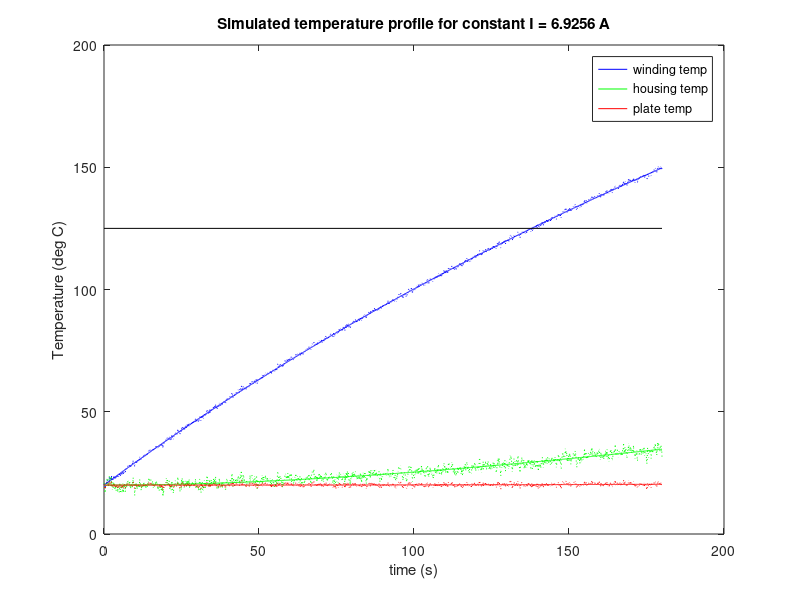
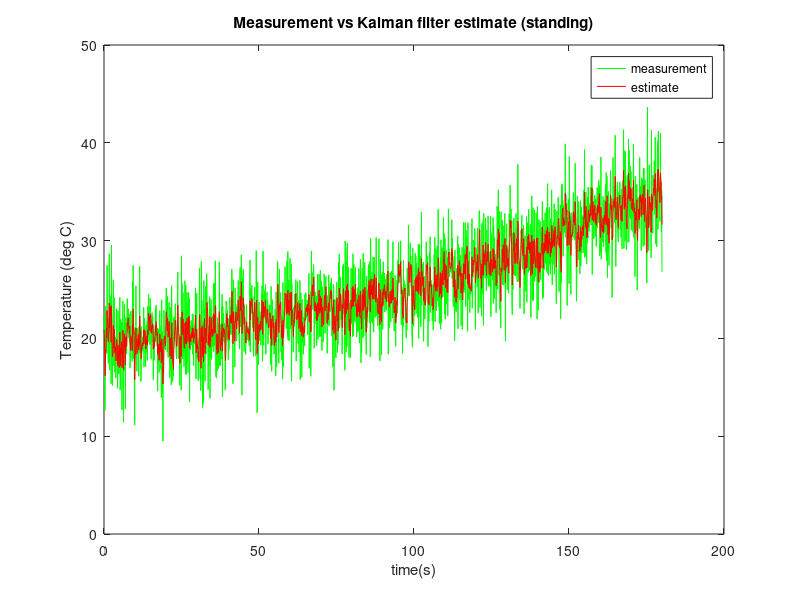
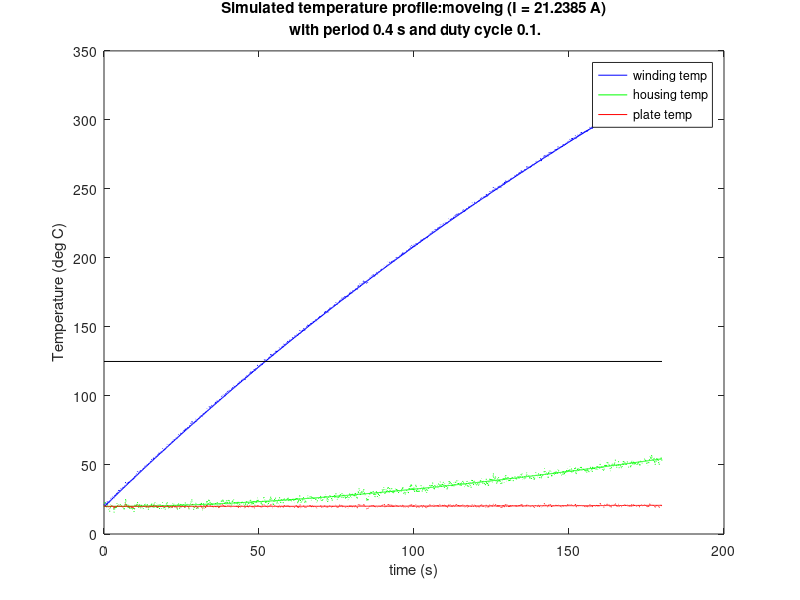
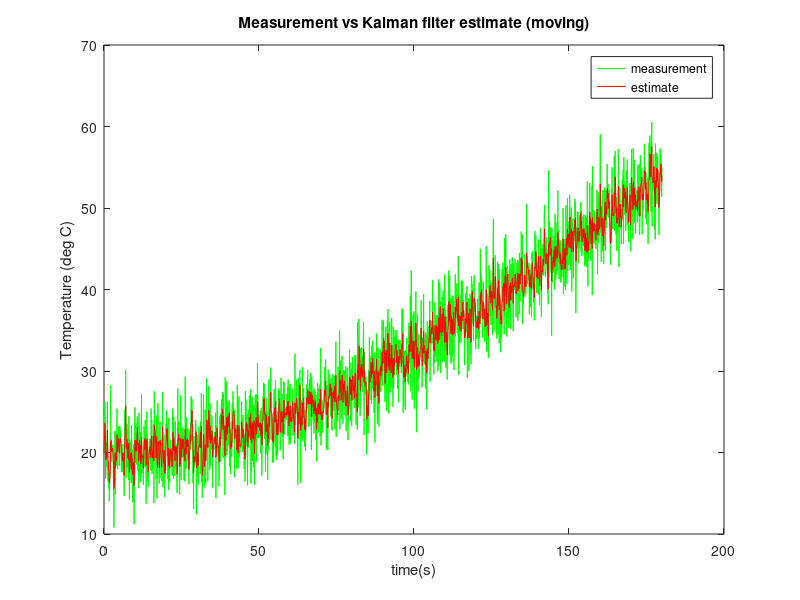

Here is the MATLAB script that generated these plots, in order:
%% main function: Kalman_sim.m
function Kalman_sim()

close all;
clear;
clc;

T_amb = 20;
Tw_max = 125;
kv = 21.1/4.57; % stall current divided by stall torque. Close to datasheet's 4.6083 A/Nm
stand_torque = 1.5;
move_torque = 4.6;
I_stand = stand_torque*kv;
I_move = move_torque*kv;
move_period = 0.4;
move_duty_cycle = 0.1;

internal_Kalman_option = 1;
ts = 0.1; % sampling period

params = init_params(T_amb,ts);

time_vector = 0:ts:180;
stand_control_vector = [I_stand^2; T_amb].*ones(2,length(time_vector));

for i = 1:length(time_vector)
    move_control_vector(2,i) = T_amb;
    modulus = mod(time_vector(i),move_period);
    if (modulus/move_period <move_duty_cycle)
       move_control_vector(1,i) = I_move^2;
    else
       move_control_vector(1,i) = 0;
    end
end
% 
% figure;
% plot(time_vector,move_control_vector(1,:).^0.5,'k.-')
% xlabel('time (s)')
% ylabel('current (A)')
% title(['Current profile:moveing with period ',num2str(move_period),...
%     ' s and duty cycle ',num2str(move_duty_cycle),'.']);

% Simulate standing:
ICs = [T_amb; T_amb; T_amb];
[T, output, T_noisy, output_noisy, kalman_estimate] = simulator(ICs,...
    time_vector,stand_control_vector,params,...
    internal_Kalman_option);

figure
plot(time_vector,kalman_estimate(1,:),'b:'); hold on;
plot(time_vector,kalman_estimate(2,:),'g:');
plot(time_vector,kalman_estimate(3,:),'r:');
hL = plot(time_vector,T(1,:),'b-',time_vector,T(2,:),'g-',time_vector,T(3,:),'r-');
line([0 time_vector(end)],[Tw_max Tw_max],'Color','black')
legend(hL,'winding temp','housing temp','plate temp','Location','Best')
xlabel('time (s)')
ylabel('Temperature (deg C)')
title(['Simulated temperature profile for constant I = ',num2str(I_stand),' A'])
hold off

figure;
plot(time_vector,output_noisy,'g-',time_vector,kalman_estimate(2,:),'r-');
legend('measurement','estimate','Location','Best')
xlabel('time(s)')
ylabel('Temperature (deg C)')
title('Measurement vs Kalman filter estimate (standing)')

% Simulatemoveing:
ICs = [T_amb; T_amb; T_amb];
[T, output, T_noisy, output_noisy, kalman_estimate] = simulator(ICs,...
    time_vector,move_control_vector,params,...
    internal_Kalman_option);

figure
plot(time_vector,kalman_estimate(1,:),'b:'); hold on;
plot(time_vector,kalman_estimate(2,:),'g:');
plot(time_vector,kalman_estimate(3,:),'r:');
hL = plot(time_vector,T(1,:),'b-',time_vector,T(2,:),'g-',time_vector,T(3,:),'r-');
line([0 time_vector(end)],[Tw_max Tw_max],'Color','black')
legend(hL,'winding temp','housing temp','plate temp','Location','Best')
xlabel('time (s)')
ylabel('Temperature (deg C)')
title({['Simulated temperature profile:moveing (I = ',num2str(I_move),...
    ' A)'],[' with period ',num2str(move_period),...
    ' s and duty cycle ',num2str(move_duty_cycle),'.']});
hold off

figure;
plot(time_vector,output_noisy,'g-',time_vector,kalman_estimate(2,:),'r-');
legend('measurement','estimate','Location','Best')
xlabel('time(s)')
ylabel('Temperature (deg C)')
title('Measurement vs Kalman filter estimate (moving)')

end

%% Helper function: initialize thermal parameters and estimator params
function params = init_params(T_amb,t_sample)

% Calculate thermal "constants"
Ts = 100; % averaged Ts, very hand-wavey
g = 9.81;
beta = 3e-3; % https://www.engineeringtoolbox.com/air-density-specific-weight-d_600.html
L = 0.112; % characteristic length is surface area divided by perimeter
nu = 18.86e-6; % https://www.engineeringtoolbox.com/air-absolute-kinematic-viscosity-d_601.html
alpha = 27e-6; % https://www.engineeringtoolbox.com/air-thermal-diffusivity-d_2011.html
Pr = 0.705; % https://www.engineeringtoolbox.com/air-prandtl-number-viscosity-heat-capacity-thermal-conductivity-d_2009.html
RaL = (g*beta*(Ts - T_amb)*(L^3))/(nu*alpha);
NuL = (0.68 + ((0.67*(RaL^0.25))/((1 + ((0.492/Pr)^(9/16)))^(4/9))))^2;
kair = 28.8e-3; % https://www.engineeringtoolbox.com/air-properties-viscosity-conductivity-heat-capacity-d_1509.html?vA=60&degree=C&pressure=1bar#

R = 2.28;

mw = 0.3;
cw = 390;
Rtwh = 2.6;

mh = 0.3;
ch = 910;
Rthb = 1.91;

mb = 0.7;
cb = 910;
hb = NuL*kair/L;
Ab = 0.086;

% compute intermediate terms:
a = 1/(mw*cw*Rtwh);
b = 1/(mh*ch*Rtwh);
c = 1/(mh*ch*Rthb);
d = 1/(mb*cb*Rthb);
e = (hb*Ab)/(mb*cb);
f = R/(cw*mw);

% compute state-space model parameters:
A = [-a, a, 0;
    b, -b - c, c;
    0, d, -d - e];
B = [f,0;
    0,0;
    0,e];

params.state_space.state_matrix = A;
params.state_space.input_matrix = B;
params.state_space.output_matrix = [0, 1, 0];
params.state_space.feedthrough_matrix = [0, 0];

% compute estimator parameters:
params.estimator.process_noise_covariance = [5, 2.5, 1.25;
                                             2.5, 5, 2.5;
                                             1.25, 2.5, 5]; % made-up values
params.estimator.measurement_noise_covariance = 10; % made-up value

params.estimator.sampling_period = t_sample;
Ad = expm(A*t_sample);
params.estimator.discrete_state_matrix = Ad;
params.estimator.discrete_input_matrix = inv(A)*(Ad - eye(length(Ad)))*B;

params.estimator.prediction_covariance = eye(3); % initialization

end

%% Helper function: simulator
function [state, output, varargout] = simulator(ICs,time_vector,...
    control_vector,params,internal_Kalman_option)

    nout = max(nargout,1) - 2;
    
    state = zeros(length(ICs),length(time_vector)); % pre-allocation
    
    C = params.state_space.output_matrix; % should be 1x3
    D = params.state_space.feedthrough_matrix; % should be 1x2
    Q = params.estimator.process_noise_covariance; % should be 3x3
    R = params.estimator.measurement_noise_covariance; % should be a scalar
    
    state(:,1) = ICs;
    output(:,1) = C*state(:,1);
    
    process_noise = mvnrnd(zeros(1,length(Q)),Q)';
    measurement_noise = mvnrnd(0,R)';
    state_noisy(:,1) = state(:,1) + process_noise;
    output_noisy(:,1) = output(:,1) + measurement_noise;
    
    if internal_Kalman_option==1
        % compute 1st Kalman filter estimate:
        [kalman_filter_estimate(:,1),kalman_filter_prediction(:,1)] = ...
            kalman_filter(params,state(:,1),...
            output_noisy(:,1),control_vector(:,1));
    end
    
    for i = 2:length(time_vector)
        [time_dont_care, state_temp] = ode45(@(t,y)(thermal_dyn(y,control_vector(:,i),params)),...
            [time_vector(i-1), time_vector(i)],state(:,i-1)');
        
        state(:,i) = state_temp(end,:)';
        output(:,i) = C*state(:,i) + D*control_vector(:,i);
        
        process_noise = mvnrnd(zeros(1,length(Q)),Q)';
        measurement_noise = mvnrnd(0,R)';
        state_noisy(:,i) = state(:,i) + process_noise;
        output_noisy(:,i) = output(:,i) + measurement_noise;
        
        if internal_Kalman_option==1
            % compute i-th Kalman filter estimate:
            [kalman_filter_estimate(:,i),kalman_filter_prediction(:,i)] = ...
                kalman_filter(params,kalman_filter_estimate(:,i-1),...
                output_noisy(:,i),control_vector(:,i));
        end
    end
    
    if nout==0
        % do nothing
    elseif nout==2
        varargout{1} = state_noisy;
        varargout{2} = output_noisy;
    elseif (nout==3) && (internal_Kalman_option==1)
        varargout{1} = state_noisy;
        varargout{2} = output_noisy;
        varargout{3} = kalman_filter_estimate;
    elseif (nout==5) && (internal_Kalman_option==1)
        varargout{1} = state_noisy;
        varargout{2} = output_noisy;
        varargout{3} = kalman_filter_estimate;
        varargout{4} = kalman_filter_prediction;
        varargout{5} = output_noisy;
    else
        error(['Passed an unexpected number of output arguments: nout = ',...
            num2str(nout),'.']);
    end
end

%% Helper function: thermal system dynamics
function [statedot] = thermal_dyn(state,control,params)

% extract individual temperatures from state vector:
Tw = state(1); % winding temperature    [C]
Th = state(2); % housing temperature    [C]
Tb = state(3); % backplate temperature  [C]

% extract inputs to thermal model from control vector:
I_squared = control(1); % winding current squared   [A^2]
T_amb = control(2);      % ambient temperature       [C]

% extract state and input matrices of state-space model:           
A = params.state_space.state_matrix;
B = params.state_space.input_matrix;

% compute time derivative of state:
statedot = A*[Tw; Th; Tb] + B*[I_squared; T_amb];
            
end

%% Helper function: Kalman filter
function [kalman_filter_estimate,kalman_filter_prediction] = kalman_filter(...
            params,prev_estimate,measurement,control)
   
    % extract parameters:
    P_prev = params.estimator.prediction_covariance;
    Ad = params.estimator.discrete_state_matrix;
    Bd = params.estimator.discrete_input_matrix;
    C = params.state_space.output_matrix;
    Q = params.estimator.process_noise_covariance;
    R = params.estimator.measurement_noise_covariance;
    
    % prediction step:
    kalman_filter_prediction = Ad*prev_estimate + Bd*control;
    P_a_priori = Ad*P_prev*(Ad') + Q;
   
    % update step:
    kalman_gain = P_a_priori*(C')*inv(C*P_a_priori*(C') + R);
    kalman_filter_estimate = kalman_filter_prediction...
        + kalman_gain*(measurement - (C*kalman_filter_prediction));
    P_a_posteriori = (eye(length(Ad)) - kalman_gain*C)*P_a_priori;
    params.estimator.prediction_covariance = P_a_posteriori;
    
end